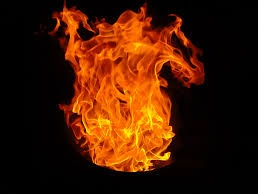
#> input picture projects/project3/assets/lander/flames.jpeg, 258 x 194 px
$ python stack.py
#> lines starting #> are read from the running program, lines starting #| are printed output that depends on the picture; after the words box and inside, x2 and y2 are one past the last pixel; in counts of white or black regions, pixels touching at a corner belong together
import cv2
import numpy as np
import os

os.chdir(os.path.dirname(os.path.abspath(__file__)))

fp = "flames.jpeg"
if not os.path.exists(fp):
    raise FileNotFoundError(f"{fp} not found")
image = cv2.imread(fp, cv2.IMREAD_UNCHANGED)
#> image is the input picture: shape (194, 258, 3); mean B, G, R 3.6, 26.5, 67.9

# Convert to BGRA if not already
if image.shape[2] == 3:
    image = cv2.cvtColor(image, cv2.COLOR_BGR2BGRA)
#> image: shape (194, 258, 4)

# Set all black pixels (0,0,0) to transparent
mask = np.all(image[:, :, :3] == [0, 0, 0], axis=2)
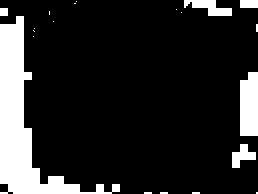
#> mask: shape (194, 258) bool; 15.4% white; 20 white regions (14 under 20 px), largest, box (x1, y1, x2, y2) and area: (0, 16, 120, 194) 5590, (240, 72, 258, 136) 1088, (184, 0, 232, 16) 424, (232, 144, 256, 168) 320, (240, 0, 258, 8) 144, (0, 8, 8, 16) 64
image[mask, 3] = 0
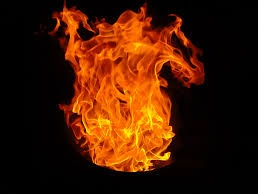
#> image: shape (194, 258, 4); mean B, G, R, A 3.6, 26.5, 67.9, 215.7

# Get image dimensions
height, width = image.shape[:2]
#> height = 194; width = 258

# Find bounding box of non-transparent pixels
alpha_channel = image[:, :, 3]
non_transparent = np.where(alpha_channel > 0)
#> non_transparent = 42340 positions, rows 0 to 193, columns 0 to 257

if len(non_transparent[0]) > 0:
    min_y, max_y = non_transparent[0].min(), non_transparent[0].max()
#> min_y = 0; max_y = 193
    min_x, max_x = non_transparent[1].min(), non_transparent[1].max()
#> min_x = 0; max_x = 257

    # Calculate center of the bounding box
    center_crop_y = (min_y + max_y) // 2
#> center_crop_y = 96
    center_crop_x = (min_x + max_x) // 2
#> center_crop_x = 128

    # Calculate new bounds for 256x256 crop
    half_size = 256 // 2
    new_min_y = max(0, center_crop_y - half_size)
#> new_min_y = 0
    new_max_y = min(height, center_crop_y + half_size)
#> new_max_y = 194
    new_min_x = max(0, center_crop_x - half_size)
#> new_min_x = 0
    new_max_x = min(width, center_crop_x + half_size)
#> new_max_x = 256

    # Crop to 256x256
    image = image[new_min_y:new_max_y, new_min_x:new_max_x]
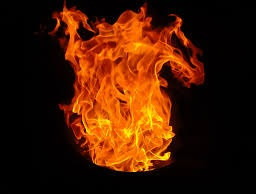
#> image: shape (194, 256, 4); mean B, G, R, A 3.7, 26.7, 68.5, 216.2

    # Ensure exact 256x256 size by padding if necessary
    current_height, current_width = image.shape[:2]
#> current_height = 194; current_width = 256
    if current_height < 256 or current_width < 256:
        # Create a transparent 256x256 canvas
        canvas = np.zeros((256, 256, 4), dtype=np.uint8)
        # Calculate position to paste the cropped image
        paste_y = (256 - current_height) // 2
#> paste_y = 31
        paste_x = (256 - current_width) // 2
#> paste_x = 0
        canvas[paste_y:paste_y+current_height, paste_x:paste_x+current_width] = image
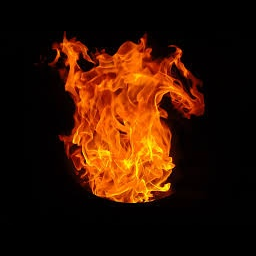
#> canvas: shape (256, 256, 4); mean B, G, R, A 2.8, 20.2, 51.9, 163.9
        image = canvas

# Save the result
output_fp = fp.replace('.jpeg', '_transparent.png')
cv2.imwrite(output_fp, image)

print(f"Saved transparent image to {output_fp}")
print(image.shape)
#| (256, 256, 4)


# Stack 10 images vertically
stacked_image = np.vstack([image] * 10)
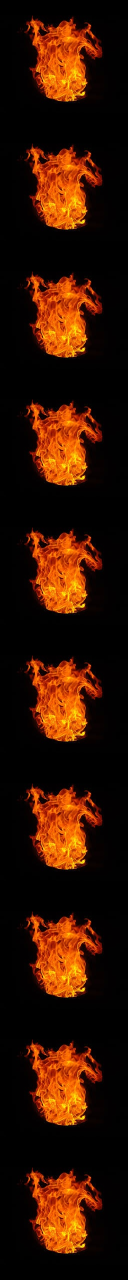
#> stacked_image: shape (2560, 256, 4) (shown at 1/2 size); mean B, G, R, A 2.8, 20.2, 51.9, 163.9

# Save the stacked result
stacked_output_fp = fp.replace('.jpeg', '_stacked.png')
cv2.imwrite(stacked_output_fp, stacked_image)

print(f"Saved stacked image to {stacked_output_fp}")
print(f"Stacked image shape: {stacked_image.shape}")
#| Stacked image shape: (2560, 256, 4)
